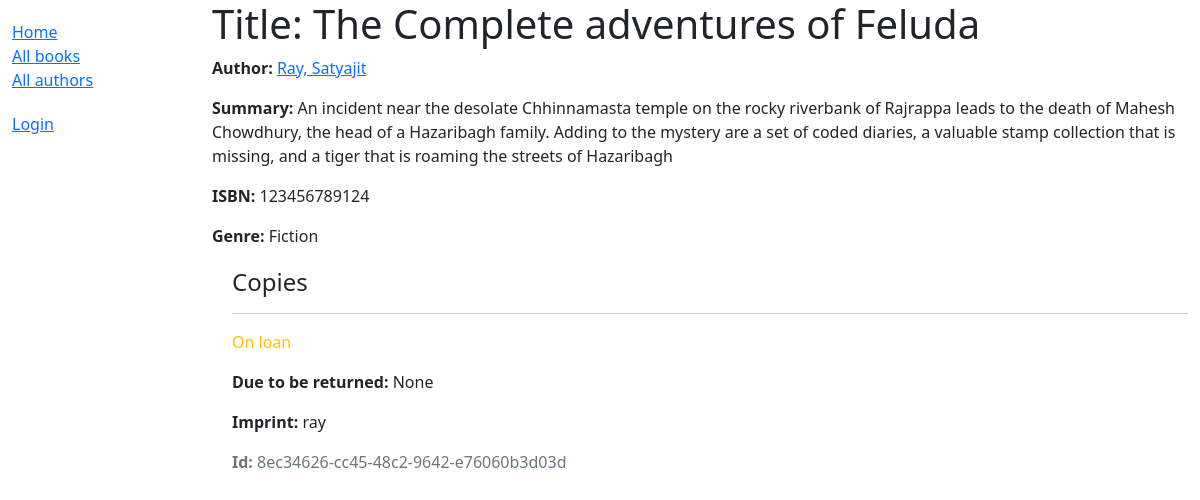
The page /catalog/book/5 on the database as committed earlier.
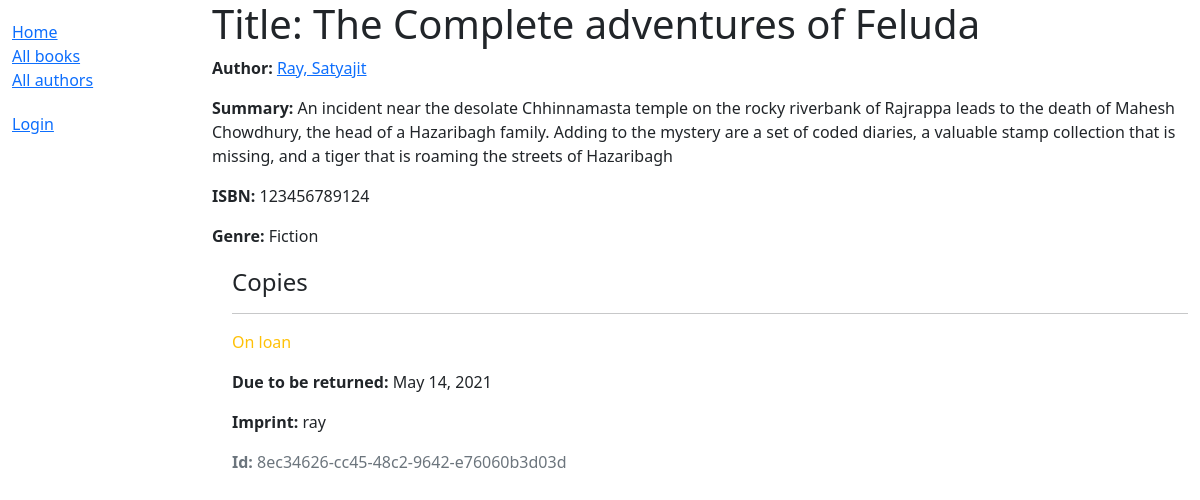
The same page on the database as committed later.
### catalog/models.py (models this page shows, shortened)
class BookInstance(models.Model):
    id = models.UUIDField(primary_key=True, default=uuid.uuid4,
                          help_text="Unique ID for this particular book across whole library")
    book = models.ForeignKey('Book', on_delete=models.RESTRICT, null=True)
    imprint = models.CharField(max_length=200)
    due_back = models.DateField(null=True, blank=True)
    borrower = models.ForeignKey(
        User, on_delete=models.SET_NULL, null=True, blank=True)
    LOAN_STATUS = (
        ('d', 'Maintenance'),
        ('o', 'On loan'),
        ('a', 'Available'),
        ('r', 'Reserved'),
    )
    status = models.CharField(
        max_length=1,
        choices=LOAN_STATUS,
        blank=True,
        default='d',
        help_text='Book availability')
    class Meta:
        ordering = ['due_back']
        permissions = (("can_mark_returned", "Set book as returned"),)

### catalog/views.py (the view)
# urls.py: path('book/<int:pk>', views.BookDetailView.as_view(), name='book-detail'),
class BookDetailView(generic.DetailView):
    model = Book

### catalog/models.py (called while the page is built)
    def __str__(self):
        return self.name

    def get_absolute_url(self):
        return reverse('author-detail', args=[str(self.id)])

    def __str__(self):
        return '{0}, {1}'.format(self.last_name, self.first_name)

### catalog/templates/catalog/book_detail.html
{% extends "base_generic.html" %}
{% block content %}
<h1>Title: {{ book.title }}</h1>
<p><strong>Author:</strong> <a href="{{ book.author.get_absolute_url }}">{{ book.author }}</a></p>
<p><strong>Summary:</strong> {{ book.summary }}</p>
<p><strong>ISBN:</strong> {{ book.isbn }}</p>
<p><strong>Genre:</strong> {{ book.genre.all|join:", " }}</p>
<div style="margin-left:20px;margin-top:20px">
  <h4>Copies</h4>
  {% for copy in book.bookinstance_set.all %}
  <hr>
  <p
    class="{% if copy.status == 'a' %}text-success{% elif copy.status == 'd' %}text-danger{% else %}text-warning{% endif %}">
    {{ copy.get_status_display }}</p>
  {% if copy.status != 'a' %}<p><strong>Due to be returned:</strong> {{copy.due_back}}</p>{% endif %}
  <p><strong>Imprint:</strong> {{copy.imprint}}</p>
  <p class="text-muted"><strong>Id:</strong> {{copy.id}}</p>
  {% endfor %}
</div>
{% endblock %}

Rows that differ between the two databases and show on the page:
changed BookInstance "On loan": due_back "None" → "May 14, 2021"
